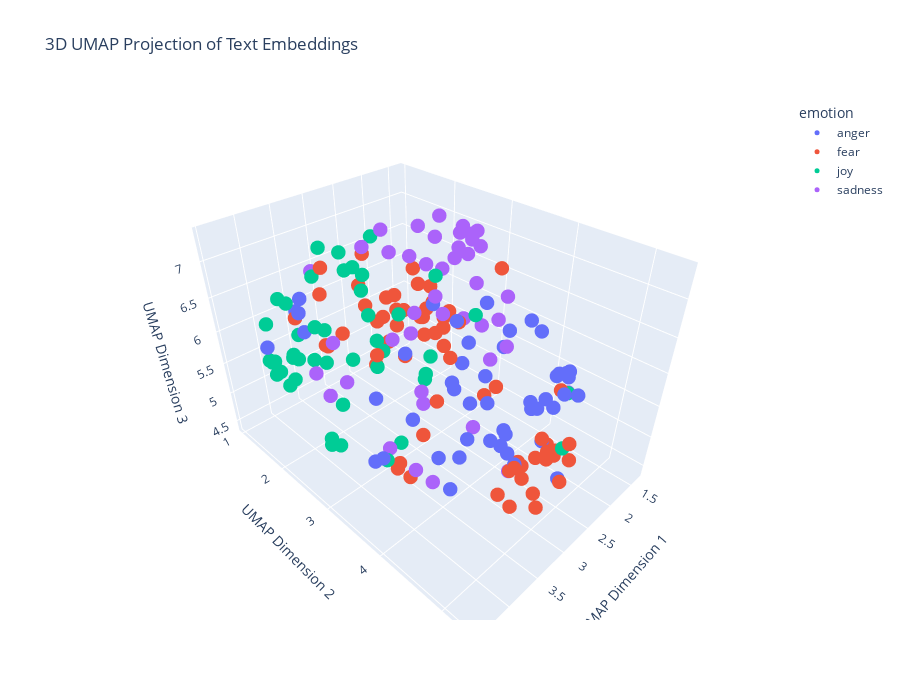

Notebook cell for this chart:
### Markdown cell above
---
##### <a id='toc1_5_8_1_1_'></a>[**>>> Exercise 4 (Take home):**](#toc0_)

Apply UMAP to the same embeddings to reduce the dimensionality to 3D vectors and plot the 3D graph, discuss the differences and similarities with the 2D graph.

### Code cell
# Answer here

import pandas as pd
import numpy as np
import umap
import plotly.express as px
import plotly.graph_objects as go

print("="*80)
print("Exercise 4: 3D UMAP Visualization")
print("="*80)

# Load the embeddings data (already created in previous cells)
train_df_new = pd.read_pickle("./data/train_df_sample_embeddings.pkl")
test_df_new = pd.read_pickle("./data/test_df_sample_embeddings.pkl")

# Concatenate the training and test data
combined_df = pd.concat([train_df_new, test_df_new], ignore_index=True)

# Prepare the embeddings for UMAP
# Convert the list of embeddings into a 2D numpy array
X_embeddings = np.array(combined_df['embeddings_values'].tolist())

print(f"\nEmbedding shape: {X_embeddings.shape}")
print(f"Total samples: {len(combined_df)}")
print(f"Embedding dimension: {X_embeddings.shape[1]}")

# Apply UMAP for dimensionality reduction to 3D
print("\nApplying UMAP for 3D reduction...")
reducer_3d = umap.UMAP(n_components=3, metric='cosine', random_state=28) 
embedding_3d = reducer_3d.fit_transform(X_embeddings)

# Create a DataFrame for plotting
df_plot_3d = pd.DataFrame(embedding_3d, columns=['UMAP1', 'UMAP2', 'UMAP3'])
df_plot_3d['emotion'] = combined_df['emotion']
df_plot_3d['intensity'] = combined_df['intensity']
df_plot_3d['text'] = combined_df['text']

print("\n3D UMAP projection complete!")
print(f"3D embedding shape: {embedding_3d.shape}")

# Visualize the 3D embeddings with Plotly
fig_3d = px.scatter_3d(
    df_plot_3d,
    x='UMAP1',
    y='UMAP2',
    z='UMAP3',
    color='emotion',
    hover_data=['text', 'intensity'],
    title='3D UMAP Projection of Text Embeddings',
    labels={'UMAP1': 'UMAP Dimension 1', 'UMAP2': 'UMAP Dimension 2', 'UMAP3': 'UMAP Dimension 3'}
)

# Update the layout for better visualization
fig_3d.update_traces(marker=dict(size=5))
fig_3d.update_layout(
    scene=dict(
        xaxis_title='UMAP Dimension 1',
        yaxis_title='UMAP Dimension 2',
        zaxis_title='UMAP Dimension 3'
    ),
    width=900,
    height=700
)

fig_3d.show()

# ==================== Discussion ====================
print("\n" + "="*80)
print("Discussion: Comparing 2D vs 3D UMAP Visualizations")
print("="*80)

print("""
**Similarities between 2D and 3D UMAP:**

1. **Cluster Distribution:**
   - Both visualizations show that emotions are not perfectly separated into discrete clusters
   - There is significant overlap between emotion categories in both projections

2. **Data Characteristics:**
   - Both confirm that emotion classification is inherently complex due to:
     * Mixed emotional expressions in text
     * Semantic similarity in how different emotions are expressed
     * Ambiguous language that can convey multiple emotions
""")

### Figure 1 — Plotly figure (JSON) as saved in the notebook; plotly's stock layout.template omitted (floating-point values rounded to 4 significant figures)
{"data": [{"customdata": [["What the fuck am I supposed to do with no lunch, no dinner, no money and I'm off to work #furious #hangry #day5", 0.729], ["@CorbettBarr @pjrvs @brianclark true. Just me spitting venom because I'm still bitter with Stripe. Like an old man yelling from his porch.", 0.583], ["@jaybusbee Well, not Archie. No offense but he's kinda old.", 0.396], ["The most important thing to #bestrong is to hold your #anger #thoughts", 0.375], ["Actually be arsed with my sister sometimes, she controls the TV 90% of the time and when I watch one thing she gets in a huff 🙄", 0.542], ["Finally made my #fury #warrior guide. Let me know your thoughts", 0.375], ["Trumpism likewise rests on a bed of racial resentment that was made knowingly and intentionally, long before Trump got into politics.", 0.417], ["😳The intensity that @sydneyswans play at is extraordinary #relentless #AFLCatsSwans #AFLFinals 🏉👏🏿", 0.292], ["Never forget that 5Live cancelled programs, to allow them to extend 606 so people could call in and detail their outrage after our behaviour", 0.596], ["@kingvee_ don't provoke me to anger", 0.708], ["Why does @dapperlaughs have to come to Glasgow on a night I am working. I am fucking gutted, been waiting for an appearance for ages ", 0.733], ["Projection is perception. See it in someone else? You also at some level have that within you. #anger #worry", 0.417], ["Candice's pout is gonna take someone eye out mate! #GBBO", 0.542], ["Time wounds all heels.\\n\\n #DrunkJesus #rt #lol #wisdom #quote #comedy #self #Revenge  #hate #time #funny #politics #Trump #POTUS2016", 0.375], ["-- haired man strides close and watches as the Major flinches away from him, the reaction draws a growl from his throat.  -- (@DocHQuinzel)", 0.322], ["@KingNicky7 also madden isn't the funniest game to watch and if there isn't much happening it's boring", 0.25], ["OOOOOOOOH MY GOD UUUUGGGGHHHHHHHHH ", 0.75], ["@NessaMatthews he's perfect. But not even in that way where you sort of resent him or suspect that he leads a double life. Just perfect.", 0.271], ["Get to work and there's a fire drill. #fire #burning #outthere #inthedark", 0.479], ["@SusanHensThe shameful display I watched today has left me reeling with so much anger dt I feel like exploding, those clowns should watch it", 0.625], ["@EagleGiles23 @tgilmore_92 what I miss? ", 0.146], ["@xandraaa5 @amayaallyn6 shut up hashtags are cool #offended", 0.562], ["Prayers &amp; Protection to our brothers and sisters fighting in #Charlotte #rage #against #machines", 0.375], ["@Lesdoggg take me with you!! JK. Have fun, relax, get a massage or two and chill. Don't eat the cucumbers, most places frown on that.", 0.271], ["As if he heard my thought on the ether, my #ex has just posted #facebook pic of himself snuggling up with said #cats... now Im just ", 0.438], ["@CI  I don't think Monalisa has respect for anyone but herself! I think she'll ruffle a few feathers. #TheJail", 0.625], ["Forever angry that gh ruined Molly and morgan's bond/friendship #bitter", 0.625], ["@DRUDGE_REPORT @FoxNews good thing the FBI didn't offend them!", 0.479], ["If my luck the rest of Fall goes anything like today, I think I'm going to like this season. #bestdayever #magic #work ", 0.375], ["Tonight's #DragRace #AllStars2 episode GAVE ME LIFE! Yaassss queens! #teamalaska #teamkatya #revenge #bwahaha", 0.2], ["Candice's standing pout face aggravates me every week", 0.521], ["i love that tay &amp; tiff are just sitting at my house while i'm at work 🙃", 0.354], ["@lynnew69 then he said talking about wills uncontrollable animals when moving to another link. These comments do not help! #fuming", 0.75], ["@VodafoneUKhelp @VodafoneUK wow!! My bill is £44.77 and hav a text from u to prove that and you have taken £148!!!!! #swines  #con!", 0.646], ["@kencurtin they might get Donal óg sure! They won't have him in cork as he's to fiery for dopey frank &amp; his cult", 0.458], ["@stoozyboy1 @chris_sutton73 😂😂 Oh the zombie rage 😂", 0.375], ["@IrishTimesPol @IrishTimes Irish citizens boiling drinking water in 2016 leaves one foot firmly in the bog!", 0.542], ["Ever put your fist through your laptops screen? If so its time for a new one lmao #rage #anger #hp", 0.646], ["Taking umbrage because Jimmy Carr claimed that Bilbo Baggins went to Mordor on 8 out of 10 cats does Countdown. Know your Baggins', mate.", 0.375], ["Just seeing Alex revells face gets me angry", 0.583], ["Is it me, or is Ding wearing the look of a man who's just found his arch enemy in bed with his missus? #angryman #scowl", 0.5], ["Sting is just too damn earnest for early morning listening. #sting", 0.446], ["I hope my hustle don't offend nobody", 0.292], ["@DxfyingGrxvity - frustration, looking up at Elphaba in a frown of aggravation. Her high pitched voice was growing more and more --", 0.604], ["@Yoshi_OnoChin can you please not have Canadian players play US players, that lag  is atrocious. #fixthisgame #trash #sfvrefund ", 0.646], ["Sometimes I get mad over something so minuscule I try to ruin somebodies life not like lose your job like get you into federal prison #anger", 0.646], ["Having a baby born too soon is #lifechanging 6 years on and it feels like only yesterday #sad #happy  #emotionalrollercoaster", 0.354], ["My eyes have been dilated. I hate the world right now with the rage of a thousand fiery dragons. I need a drink.", 0.812]], "hovertemplate": "emotion=anger<br>UMAP Dimension 1=%{x}<br>UMAP Dimension 2=%{y}<br>UMAP Dimension 3=%{z}<br>text=%{customdata[0]}<br>intensity=%{customdata[1]}<extra></extra>", "legendgroup": "anger", "marker": {"color": "#636efa", "size": 5, "symbol": "circle"}, "mode": "markers", "name": "anger", "scene": "scene", "showlegend": true, "type": "scatter3d", "x": [2.248, 2.633, 3.355, 2.304, 2.91, 2.333, 1.815, 3.843, 3.54, 2.281, 2.339, 2.335, 3.412, 2.741, 3.427, 4.104, 2.617, 3.761, 1.748, 3.547, 3.596, 2.556, 1.66, 2.833, 3.342, 3.48, 3.1, 2.324, 3.458, 4.194, 3.452, 3.685, 3.217, 3.451, 3.497, 3.679, 2.952, 2.557, 3.074, 3.518, 3.485, 2.221, 2.114, 3.468, 3.121, 2.654, 3.431, 2.584], "y": [4.166, 4.533, 3.317, 4.786, 4.901, 4.767, 4.351, 3.294, 4.147, 4.75, 3.935, 4.677, 4.287, 4.702, 4.08, 3.466, 3.793, 1.73, 2.069, 4.931, 2.915, 4.701, 4.59, 2.633, 3.953, 4.329, 4.863, 3.959, 1.248, 1.52, 4.555, 1.539, 4.595, 4.966, 3.907, 4.399, 4.241, 4.927, 3.743, 4.868, 4.534, 3.779, 3.003, 4.284, 5.303, 4.841, 1.048, 4.539], "z": [6.594, 5.822, 5.257, 6.219, 6.231, 6.202, 5.153, 4.91, 4.78, 5.858, 6.392, 6.147, 6.108, 5.886, 7.063, 5.157, 6.825, 6.505, 5.743, 5.901, 5.5, 5.276, 5.403, 5.666, 6.172, 5.662, 6.188, 4.836, 5.658, 5.882, 6.29, 6.185, 5.564, 5.702, 5.099, 5.57, 5.24, 6.347, 5.817, 6.102, 6.643, 6.029, 5.338, 6.919, 5.501, 6.369, 5.899, 6.767]}, {"customdata": [["@RealMichaelKay Annoys me to about the Ortiz tribute too, how would the Oriole fans and organization feel if Yanks did that to them? #awful", 0.458], ["@OutdoorLoverz is this a bridge if I have to drive on such I will stop breathing Yooo I can't I'm to afraid", 0.833], ["Drop every fear...", 0.333], [".@SimonNRicketts if you don't know what a patronus is, I don't think we should have to tell you ", 0.271], ["My interview went well today, I can't wait to find out what happens.  #excited #interview #jobinterview", 0.292], ["@bdp514am We are a tired and restless community. We are human and tired of asking for change only to be ignored.", 0.458], ["both afraid of all the same things", 0.708], ["Don't let fear hold you back from being who you want to be. Use it's power to push you towards your goals. No more fear, just action. ", 0.275], ["Still waiting to see if my @london2012track will make an appearance next week - two months today it was ordered #shocking #badservice", 0.583], ["@Shahid3011 don't tweet shit like this! It'll come back and haunt you like your other ones 😭😂", 0.479], ["My goals are so big they scare small minds", 0.25], ["I have a job interview with @BarclaysUK in Loughborough next month #nervous!!!", 0.72], ["It's 5:55am. I'm hungry but there is no food. ", 0.417], ["@jade0208 unfortunately the diet is still on, so they will have to wait till Friday I'm afraid.", 0.562], ["@annalisewrobel_ awe thank you so much love 💕", 0.062], ["I have to finally tell my therapist about my sexuality ... last frontier ... not sure I can do it in the AM  #SingleGirlProblems", 0.833], ["Men cannot even handle the suspicion of a horn farless 😩", 0.542], ["#ntfc mourinho is worried,  bringing Ibra  and Rushford on.  #panic", 0.646], ["@Mickeyplyler @QualkTalk the refs are in GT's favor tonight. ", 0.354], ["#BB18 Michelle crying  again #shocking #bitter He's  just not that into you 😢#TeamNicole", 0.521], ["@JaySekulow what can we do 2 get @realDonaldTrump 2 reveal his taxes? That is the immediate danger. But u will not answer me. ", 0.646], ["When you wake up, scroll through social media, and another father was taken from his child  #everyday #KeithLamontScott", 0.542], ["Overtime... #TeamNA #WCH2016 #nervous", 0.604], ["Ugh I want to punch a wall every time I have to use @windows 10. Literally the worst product ever made #windows10  #killme", 0.583], ["@bryony_gordon Sat waiting for bus today enveloped in a strawberry scented damp and revolting cloud of vape. I moved away, disgusting, urghh", 0.458], ["Excited and nervous for Tuesday", 0.542], ["David's #anxiety is going to send him home. As someone who also suffers, learning to look normal is an essential coping skill. #survivor", 0.583], ["@Burnt_Out_Darth @theaterofscifi thanks. #nightmare", 0.688], ["Set n alarm '@Innocentia_T: I wanna nap but I'm scared I'll wake up tomorrow .'", 0.646], ["81' Goal scorer Vidar Kjartansson comes off in favor of Dor Micha! Another terrific performance by @Vidarkjartans #YallaMaccabi", 0.229], ["@Gotham3 ~ Crushes are for kids! Just like trix. \\rHow bout some full blown up Love that makes you quiver deep down into your core? Y E S *=*", 0.396], ["Georgia Tech's Secondary is as soft as a marshmallow.  #horrible", 0.583], ["Huns are like a box of coffee revels #horrible", 0.333], ["Biggest #THREAT 2 #GLOBAL #STABILITY? #climatechange #food #water #security #terrorism #russia #war #trump #clinton #geopolitics #korea $vwo", 0.708], ["#nobody #understand what #advocate mean if you do then use it #right #never be #afraid so #positive word is. I can that is #POWERFUL", 0.417], ["today has been terrible but tonight will end better because I get to see Malik ❤️", 0.333], ["World is facing #terrorism. Where #Terrorist's school exist? Who are terrorist's teacher &amp; father. Which is terrorist's motherland?", 0.667], ["Saga: When all of your devices and teles fail just in time for bake off  #gbbo", 0.583], ["#WTF @NYSCHereToHelp @NYSC allows #gym #bully #atmosphere! #jumpship #nasty #atmosphere #unprofessional", 0.479], ["@andrewspoooner wouldn't cross the street to piss on its server if it was on dire", 0.458], ["This is the first time I've written anything on this series in over two years, so I'm checking back in for one last nightmare.", 0.688], ["Don't #worry if you're not the best , if you are doing something you #love , you're heading in right direction ...", 0.104], ["One more step in long work #visa process is over. Relief. Onto next step. #expat #restless", 0.458], ["@safety @Support \\nHi 🌷\\nWhy do you always suspend ISIS hunters\\n \\n👉@snafy2019\\n\\nKindly please reinstate our members\\n*He fights terrorism d/n", 0.438], ["#AnthonyWeiner #DISTRACTION #what is really going on? #selection #election #Syria  #race #riots #GasCrisis2016 #NoDAPL #rape", 0.771], ["@saltmage I find it less daunting if I know one person at least!", 0.521], ["However the agent was inauthentic, my sister still loves me, &amp; I'm still alive. So I guess it wasn't that bad. #socialanxiety #anxiety", 0.604], ["Just want to be a dad so i can play kick the baby with my little one #southpark #mellogang  #edm #plur #dad #djlife #dj #producer", 0.188], ["An @amityaffliction kind of drive home from work today  #dailyfeels", 0.458], ["Don't forget 2 test yr #smoke #alarm, #carbon #monoxide #detector #batteries. It could save your #life. 🐈🐩 #Lovinleeds", 0.417], ["And I would advise that everyone wait to watch @KevinCanWaitCBS ,or actually don't wait, just don't even watch it because it is #awful", 0.229], ["@ReaganBattalion That's a terrible thing to accuse Scott Baio of.", 0.438], ["But I was so intrigued by your style, boy.Always been a sucker for a wild boy #alarm -@AnneMarieIAm", 0.292], ["@CNNPolitics I can't wait to hear what he had to say about the brilliant Dr. Hawking... it should be rich... In the poorest of taste! #bully", 0.354], ["@RyanAbe awe yay thank god I was so worried.", 0.5], ["@LethalWeaponFOX This show SUCKS! #lame #awful you even used the same names?? lol SO SO bad! #Failed #notworth2minutes. Off air SOON", 0.396], ["Came in to work today 1.5 hours late.1st thing I hear: 'Ma'am,the big boss has been waiting for you in his office.' #panic #hateBeingLate 😩😪", 0.896], ["Hillary Clinton looked the other way to the Saudi war on women and their terror financing because they bought her off.", 0.479], ["About 7 weeks till I can pick up my camera again. Though I think there is a group cemetery shoot in october I can make! #photography #horror", 0.396], ["The moment you bring her to meet your best friend and you're nervous af! 😬😆  #thefriendtest", 0.875], ["Rooney shocking attempted cross", 0.375], ["@stephenfhayes Mustard gas = hostile work environment, not #terrorism; call #OSHA not #military", 0.708], ["The Apocalypse has hit our gym and it's  nothing what I thought it would be...\\n\\nEveryone is wearing vests! What if it's contagious? #afraid", 0.812], ["My Modern Proverb: 'Don't let anyone intimidate you about being single; most marriages end in divorce.'", 0.312]], "hovertemplate": "emotion=fear<br>UMAP Dimension 1=%{x}<br>UMAP Dimension 2=%{y}<br>UMAP Dimension 3=%{z}<br>text=%{customdata[0]}<br>intensity=%{customdata[1]}<extra></extra>", "legendgroup": "fear", "marker": {"color": "#EF553B", "size": 5, "symbol": "circle"}, "mode": "markers", "name": "fear", "scene": "scene", "showlegend": true, "type": "scatter3d", "x": [3.298, 1.509, 1.598, 3.257, 2.806, 1.776, 1.493, 1.46, 2.131, 2.832, 1.35, 2.074, 1.849, 2.343, 3.663, 1.857, 3.466, 3.431, 3.329, 3.263, 2.458, 1.429, 2.177, 2.979, 3.4, 2.278, 1.84, 2.88, 1.407, 3.567, 3.61, 3.358, 3.635, 2.046, 1.543, 2.063, 1.948, 2.674, 3.285, 2.734, 2.369, 2.667, 3.182, 2.094, 1.94, 2.326, 2.585, 3.835, 1.998, 2.455, 3.425, 3.42, 3.767, 3.079, 3.353, 3.133, 1.561, 2.161, 1.798, 1.751, 3.492, 2.038, 1.365, 2.568], "y": [4.672, 1.604, 1.728, 3.638, 1.232, 4.402, 1.537, 1.836, 2.937, 4.962, 1.902, 1.303, 3.37, 2.859, 1.399, 1.336, 4.661, 3.128, 3.475, 4.355, 4.33, 4.305, 1.546, 5.297, 5.021, 1.41, 1.528, 2.071, 1.582, 3.238, 2.037, 5.177, 5.095, 4.493, 2.104, 1.987, 4.771, 3.298, 4.965, 4.81, 2.116, 1.517, 1.324, 4.635, 4.405, 1.701, 1.534, 3.284, 2.017, 2.057, 5.275, 4.94, 2.197, 4.647, 1.637, 5.339, 1.822, 4.395, 2.44, 1.258, 3.397, 4.591, 1.68, 1.518], "z": [4.902, 5.22, 4.987, 5.676, 5.33, 5.446, 5.185, 5.003, 5.98, 5.467, 5.083, 5.334, 6.829, 6.113, 6.039, 5.645, 6.568, 4.427, 5.085, 6.176, 4.606, 5.163, 5.043, 5.898, 5.684, 5.389, 5.453, 5.23, 5.323, 4.502, 6.99, 5.353, 5.873, 4.481, 4.924, 6.409, 4.59, 5.851, 5.37, 5.5, 5.147, 6.195, 5.345, 4.767, 4.624, 5.938, 5.844, 6.455, 6.153, 5.686, 5.266, 5.009, 6.757, 5.114, 5.556, 5.484, 5.873, 4.521, 5.8, 5.308, 4.406, 4.612, 5.464, 6.641]}, {"customdata": [["@govph I would like to know about the source of The President's optimism about running the country. I wonder if he can answer my curiosity.", 0.18], ["@PriiiincesssE thanks for distracting me from my paper to watch this hilarious video 😂", 0.708], ["@_haye_ optimism is he'll lose, that's actually a compromise :P", 0.346], ["@LFScott57 Miss Cookie sends her thanks! She's not as spry as she used to be - like me! She doesn't have the adventures the young pups do!", 0.6], ["When u /only/ talk 2 me or ask me 'how r things' just 2 get 2 say something u want, 4give me if I'm not elated 2 start a conversation with u", 0.12], ["@samvirwin fancy! I have some of those and I have never put them up, I should do that. Also, I vote jaunty angles then no one will judge", 0.52], ["@ofc_ALDUBQC Glad you gained some cheery vibes just by looking at our Happy Meal! 😊", 0.558], [".@POTUS Obama describes his temperament as 'steady &amp; on the buoyant side.'", 0.22], ["Retweeted GunnySmith93 (@Stephen21Smith):\\n\\nDays like today I am happy to be alive! #blessed #rejoice", 0.86], ["@LoriAlan1 Seriously. Digging those eyebrows. ", 0.479], ["Elinor,' she laughed so little known, all over every body at the brilliant cheerfulness of sweetmeats and a fashion.", 0.604], ["@D_McMenemy It'll be easy to spot the parade of tiny weans in expensive jammies. Really is hilarious!", 0.75], ["Watch this amazing live.ly broadcast by @jaredhorgan  #musically", 0.521], ["i bet dat dog eating name brand cheerios. cant relate. i eat cheery O's", 0.312], ["Watch this amazing live.ly broadcast by @footballrocks123456  #musically", 0.562], ["Good morning joyful people. Choose happiness to have a great day today #morning #joyful #happiness #grandmercurejktkemayoran", 0.833], ["@buzzlightbeard2 If you don't love yourself... Honesty is the best policy #smile", 0.438], ["@DipstickDipper \\n'It's alright!' She said cheerfully trying to make the moment fun", 0.458], ["what happened to breezy", 0.36], ["Watch this amazing live.ly broadcast by @paulzimmer #lively #musically", 0.56], ["#BridgetJonesBaby is the best thing I've seen in ages! So funny, I've missed Bridget! #love #hilarious #TeamMark", 0.788], ["@bradshawjp Sweet! #optimism", 0.56], ["Whether you are rejoicing or fighting back tears, God wants to share the moment with you.", 0.458], ["the fact everyone is selling their kanye tickets or are buying them for less than $50 is unbelievably hilarious to me", 0.646], ["@johnwintertweet dudes who wanna play some bass but not buy a bass (me) rejoice", 0.308], ["@mark_slifer actually maybe we were supposed to die and my donation saved our lives?? ", 0.24], ["@footballmcd agreed. Memphis looks lively also", 0.395], ["Unixware skydrive-cokie hearty exactment blame online: HEpHXhO", 0.18], ["All the fans wanted Man Utd at home in the next round...\\nAre you cheering for Northampton or Man Utd right now?\\n#lufc", 0.292], ["@iyaycruz lets see chirp", 0.231], ["Be free and open and breezy! Enjoy! Things won't get any better so get used to it.", 0.354], ["I feel so blessed to work with the family that I nanny for ❤️ nothing but love &amp; appreciation, makes me smile.", 0.938], ["don't be with some just because they try to drown you in gifts. be with someone who makes you truly happy, without the materialistic things.", 0.292], ["*ZETH voice*: Hit The Target \\n (holds up upside down cheering towel)", 0.462], ["@airvistara as always it was indeed a wonderful experience flying with you guys today #bestinbusiness #delight #happyme", 0.812], ["@deadlyjokester *she let out a playful gasp and slowly wrapped her arms around his neck, kissing him back*", 0.62], ["@NateBLoL no it was that clear American naturally flavored sparkling water", 0.312], ["I hate it when im singing and some idiot thinks they can just join in with me like...this is not fcking glee #MeanRikonaBot", 0.08], ["A lifetime of laughter at the expense of the death of a bachelor", 0.354], ["I'm absolutely in love with Laurie Hernandez, she's so adorable and is always so cheerful!", 0.788], ["@billie21806 @cnnbrk tell that to your bodies cheering on the deaths of black people by cops. their fear is killing us.", 0.1], ["@chencouture LMAO Is it that 'so slutty' hater girl? That video was hilarious. 😂", 0.7], ["@DocBellsSwan *peers down at you, eyes crinkling with mirth and affection* I do love ye so, my bonnie Belle.", 0.66], ["@PhilGlutting Hey There Phil Glutting thank you for following us, it's appreciated :) #smile", 0.76], ["@harrietemmett great minds think alike. #rejoice", 0.519]], "hovertemplate": "emotion=joy<br>UMAP Dimension 1=%{x}<br>UMAP Dimension 2=%{y}<br>UMAP Dimension 3=%{z}<br>text=%{customdata[0]}<br>intensity=%{customdata[1]}<extra></extra>", "legendgroup": "joy", "marker": {"color": "#00cc96", "size": 5, "symbol": "circle"}, "mode": "markers", "name": "joy", "scene": "scene", "showlegend": true, "type": "scatter3d", "x": [2.641, 4.205, 2.582, 3.274, 2.721, 3.6, 3.989, 2.701, 3.739, 3.95, 3.135, 4.363, 4.272, 3.228, 4.201, 3.903, 2.814, 3.074, 3.099, 4.23, 4.052, 3.607, 3.498, 4.368, 3.74, 3.18, 3.733, 2.863, 3.21, 3.926, 2.933, 3.632, 2.815, 3.545, 3.947, 3.427, 3.35, 2.998, 2.757, 3.792, 1.532, 4.447, 3.564, 3.775, 3.755], "y": [2.822, 2.113, 2.853, 2.581, 3.079, 1.962, 1.191, 2.866, 1.33, 2.294, 2.033, 2.074, 2.855, 2.974, 2.937, 1.105, 1.759, 2.143, 2.504, 2.801, 1.321, 1.937, 1.149, 1.977, 1.863, 1.944, 3.237, 3.842, 2.918, 2.671, 2.031, 1.164, 1.416, 1.73, 1.048, 2.178, 2.695, 5.234, 1.954, 1.248, 4.37, 2.397, 1.965, 1.415, 1.497], "z": [5.331, 5.694, 5.607, 5.651, 6.941, 6.077, 5.382, 5.3, 5.405, 6.427, 6.825, 5.873, 5.132, 6.585, 5.129, 5.307, 6.264, 6.737, 5.777, 5.169, 6.081, 5.56, 5.586, 5.785, 5.633, 5.4, 4.765, 6.79, 4.513, 5.453, 6.043, 6.154, 6.442, 6.735, 5.319, 7.175, 6.141, 5.807, 7.093, 6.32, 5.248, 5.887, 7.208, 5.512, 5.47]}, {"customdata": [["@stevesingiser @POLITICO_Steve Put a damper on my mood.", 0.583], ["@SkyNews err I wasnt gloomy.  17.2 mio people were not gloomy only #remain were #Brexit", 0.458], ["Too many gloomy days", 0.792], ["I'm so proud he understands this, he shows love, thought and compassion    and it's not done in a clouded way..", 0.188], ["the grave of a beat, a bravehearted cave lover, cage lover, sage #lover who made #soup of you, twisted to spoony #melancholy, spikes, spices", 0.375], ["@MendipHillsAONB do we think the swallows and swifts have gone? Photo'd 3 nights ago, not seen since.  #Autumn", 0.354], ["@EllenMellon_88 Got #mybrokenfoot running Great North Run, can't wait to run again in a few months time - be mostly dark then! #ukrunchat", 0.417], ["If you find me lost, will you stay as a passerby or will you get lost with me? #musings #melancholy", 0.68], ["My #Fibromyalgia has been really bad lately which is not good for my mental state. I feel very overwhelmed #anxiety #bipolar #depression", 0.946], ["@_JuliaSteiner : I liked that she was not moping around in all of the episode. She had a moment of emotional weakness, felt sorry about -", 0.46], ["Patti seems so sad. She stamped and ran behind the sofa. We will have to give her plenty of love and affection...more than usual. ", 0.562], ["@Hails_Berry8 @sajedhariri23 varsity pine riding", 0.208], ["@ImpugnValkyrie *I frown and cup your cheeks in my hands after you step aside.* Angela I care about you. And I don't know how else I can -", 0.604], ["@patthemanager how could I work with @chancetherapper . ? #serious", 0.354], ["What's a Kali's kitten? [She asked, a frown curling on her fair skinned forehead as he showed her the scar] A cat did - (@ScarredTiger)", 0.417], ["@iTriborg — make him feel vigorous. 'Fine. You can kill me now.' Said Hestia with a display of only despair rather than her joyful —", 0.5], ["@GCC_DiscGolf lost my xt nova around hole 8 or 9 #sadness", 0.708], ["Im really constipated. This is depressing", 0.812], ["@MHChat #mhchat Childhood experiences inform adult relationships. We have associative memories Not a question of ability to process ", 0.397], ["@CarrieLynne2323 totally get it. When you've said no to donuts 13 times one week and lost 0.3 lbs you get discouraged! But it's not linear 😘", 0.458], ["Honestly I've come to a place where I keep getting discouraged but just gotta tell myself to keep pushing through it.", 0.729], ["@petercoffin So safe blues are ok. Are reds ok as well? Obviously, battleground states would not.", 0.263], ["Already plotting next steps if I get cut off by the same minivan in tomorrow's drop-off line. #preschoolpolitics #momthings #serious", 0.417], ["one ep of despair arc made me happy but and then i'm going back to future arc and i'm upset again.", 0.729], ["So unbelievably discouraged with music as of late. Incredibly behind on Completing my album. Not digging this at all.", 0.604], ["#Terencecutcher #Tulsa the man onthe helicopter said he looks like a bad dude, that is the problem, when they see black they see bad, #sad", 0.667], ["Hopefully next time we play a L1 team, 1 of the players scores, takes his shirt off &amp;jumps into away end purely to wind up the joyless cunts", 0.396], ["i is sad", 0.729], ["come to the funeral tomorrow at 12 to mourn the death of my gpa", 0.833], ["@rupindxr my heart actually sunk looooool I was so confused", 0.625], ["i can't take u #serious unless u use #emojis", 0.271], ["Feel so grim + ugly atm", 0.896], ["@wabermes The @RavalliRepublic had a good one but then the reporter quit. ", 0.312], ["i wonder how a guy can broke his penis while having sex? #serious", 0.292], ["So depressing that it's darker so much earlier now", 0.75], ["@AnjiDunlap droop in leggings? Are they wearing XXXL?", 0.292], ["I can't WAIT to go to work tomorrow with a high as fuck fever. [sarcasm]\\nHopefully I'll feel better tomorrow.\\nBut I doubt it. #pessimism", 0.646], ["@kempicepoland don't think he did, and he didn't have the rucksack or laptop in his possession, murky business, on that note I'm away to bed", 0.5], ["@CovinoandRich just heard back2back,  guess that's why they call it the blues &amp; she's got the look, but I can only sing tickle sacks version", 0.375], ["Donating to Trump puts a damper on a very exciting @Cubs season. Really bad look, Ricketts family.", 0.438], ["@Barcabhoy1 Of course not. Didn't sink his studs into a knee like Forrester", 0.396], ["@GolfStrat out of Rory starts. What would your B group look like w/o him? Hideki and Walker, and throw Reed or Knox on the pine?", 0.343], ["A pessimist is someone who, when opportunity knocks, complains about the noise #mikeshumor", 0.188]], "hovertemplate": "emotion=sadness<br>UMAP Dimension 1=%{x}<br>UMAP Dimension 2=%{y}<br>UMAP Dimension 3=%{z}<br>text=%{customdata[0]}<br>intensity=%{customdata[1]}<extra></extra>", "legendgroup": "sadness", "marker": {"color": "#ab63fa", "size": 5, "symbol": "circle"}, "mode": "markers", "name": "sadness", "scene": "scene", "showlegend": true, "type": "scatter3d", "x": [2.26, 2.003, 1.692, 3.324, 2.902, 1.703, 1.981, 2.092, 1.528, 2.465, 2.463, 3.91, 3.353, 3.35, 3.453, 2.839, 1.935, 1.588, 2.973, 2.02, 1.993, 2.545, 3.72, 2.004, 1.819, 1.467, 3.651, 1.884, 2.066, 3.819, 3.205, 1.535, 3.097, 3.119, 1.631, 4.174, 2.018, 3.11, 3.883, 2.761, 3.587, 3.588, 2.015], "y": [3.607, 3.225, 2.73, 1.378, 2.333, 2.848, 2.884, 2.877, 2.345, 2.355, 2.518, 2.397, 2.525, 3.31, 3.908, 2.393, 2.88, 2.722, 3.325, 2.512, 2.18, 3.618, 3.416, 2.355, 2.544, 4.331, 3.964, 2.733, 2.495, 2.652, 3.22, 2.607, 3.209, 4.494, 2.827, 2.555, 3.626, 3.255, 2.536, 4.408, 3.603, 3.126, 3.506], "z": [5.772, 6.001, 6.958, 6.601, 7.344, 6.369, 5.953, 7.224, 6.663, 6.858, 7.315, 5.431, 7.333, 6.529, 7.084, 7.051, 6.885, 7.044, 6.862, 6.578, 6.515, 4.816, 6.667, 6.976, 6.674, 5.202, 4.849, 7.203, 7.325, 5.734, 6.7, 6.956, 5.496, 6.804, 6.875, 6.003, 6.598, 5.336, 6.285, 4.715, 4.748, 4.798, 6.216]}], "layout": {"height": 700, "legend": {"title": {"text": "emotion"}, "tracegroupgap": 0}, "scene": {"domain": {"x": [0, 1], "y": [0, 1]}, "xaxis": {"title": {"text": "UMAP Dimension 1"}}, "yaxis": {"title": {"text": "UMAP Dimension 2"}}, "zaxis": {"title": {"text": "UMAP Dimension 3"}}}, "title": {"text": "3D UMAP Projection of Text Embeddings"}, "width": 900}}
